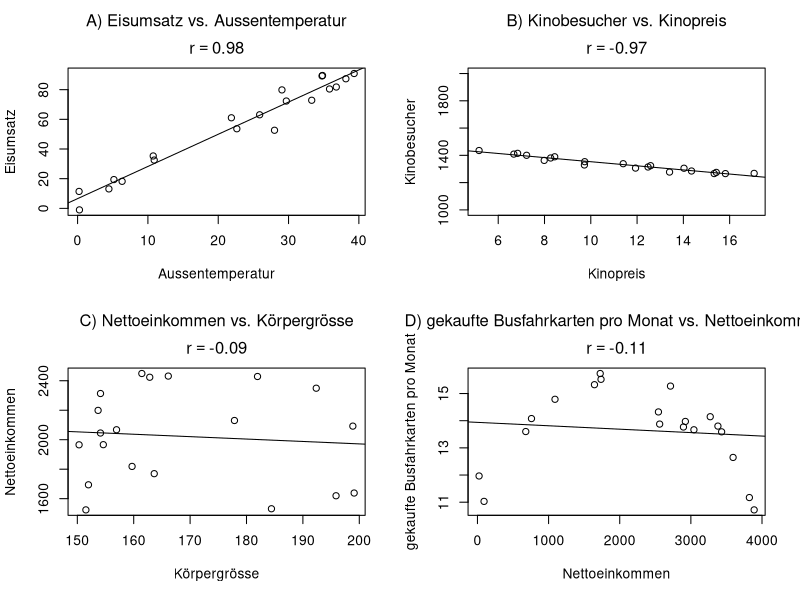

Source code (R):
## ---- chunk 1
set.seed(20140605)
n <- 20

x <- list()
y <- list()
titel_x <- titel_y <- list()

e <- function(n=20, sd=.1) rnorm(n=n, sd=sd)

titel_x[[1]] <- "Aussentemperatur"
titel_y[[1]] <- "Eisumsatz"
x[[1]] <- runif(n, 0, 40)
y[[1]] <- 2*(x[[1]] + 5 ) + e(sd=6)

titel_x[[2]] <- "Kinopreis"
titel_y[[2]] <- "Kinobesucher"
x[[2]] <- runif(n, 5, 20)
y[[2]] <- -15*x[[2]] + 1500 +e(sd=15)

titel_x[[3]] <- "Körpergrösse"
titel_y[[3]] <- "Nettoeinkommen"
x[[3]] <- runif(n, 150, 200)
y[[3]] <- 2000 + runif(n, -500,500)

titel_x[[4]] <- "Nettoeinkommen"
titel_y[[4]] <- "gekaufte Busfahrkarten pro Monat"
x[[4]] <- runif(n, 0, 4000)
y[[4]] <- -1/1e6*(x[[4]]-2000)^2 + 15 +e(sd=.5)

ylims <- list(NULL, c(1000,2000), NULL, NULL)

op <- par(mfrow=c(2,2))
for(i in seq(y)){
    this_y <- y[[i]]
    titel <- paste0(titel_y[[i]], " vs. ", titel_x[[i]])
    plot(x[[i]], this_y,
         ylab=titel_y[[i]],
         xlab=titel_x[[i]],
         ylim=ylims[[i]],
         main=bquote( atop(.(LETTERS[i]) * plain(")") ~ .(titel), r==.(round(cor(x[[i]],this_y),digits=2))) )
         )
    abline(lm(this_y~x[[i]]))
}
par(op)
